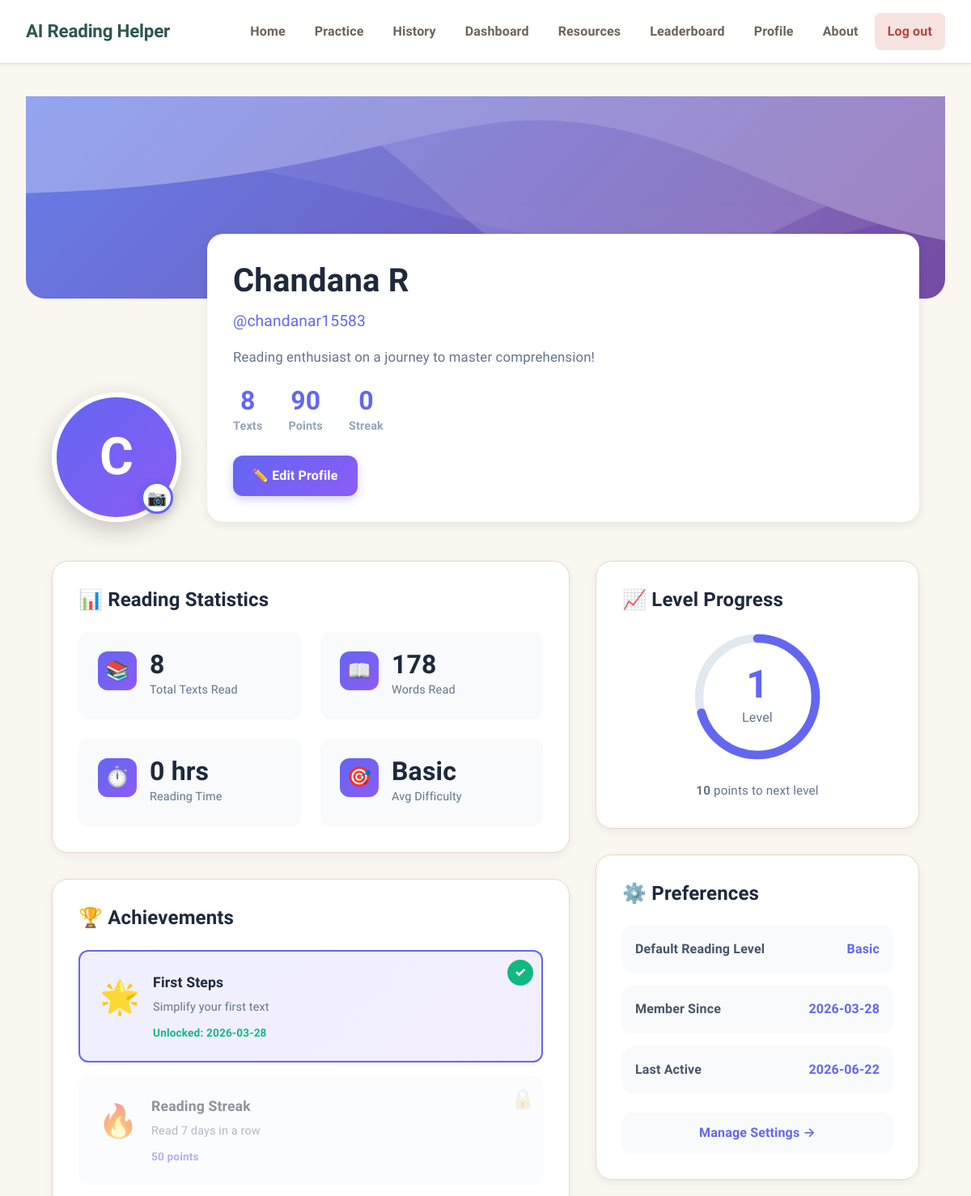
/profile (signed in, upper part), run on an earlier commit of the app's database.
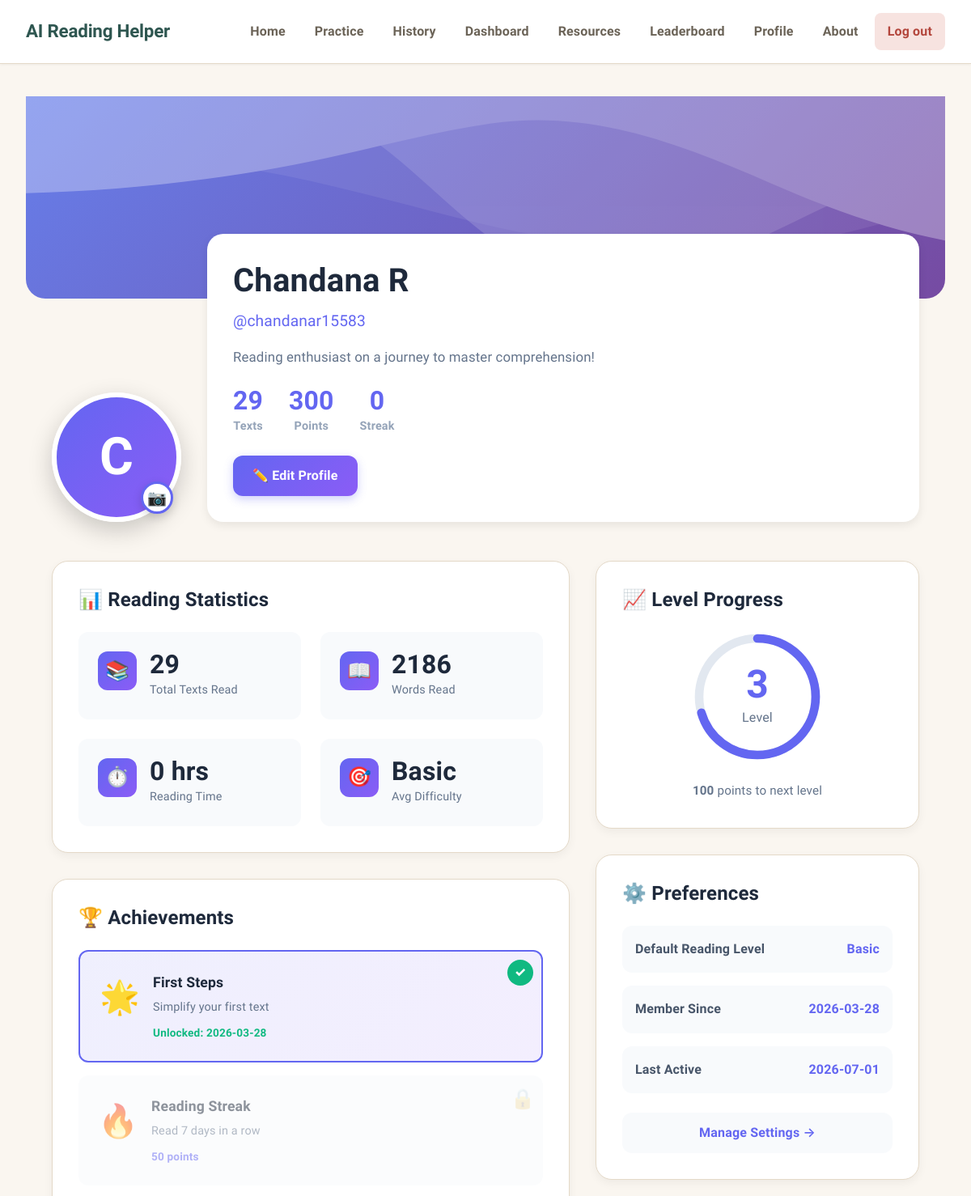
And on a later commit of the database.
### tables this page shows
CREATE TABLE users (
            id INTEGER PRIMARY KEY AUTOINCREMENT,
            username TEXT UNIQUE NOT NULL,
            email TEXT UNIQUE NOT NULL,
            password TEXT NOT NULL,
            full_name TEXT,
            created_at TIMESTAMP DEFAULT CURRENT_TIMESTAMP,
            last_login TIMESTAMP,
            avatar TEXT DEFAULT 'default.png',
            bio TEXT,
            reading_level TEXT DEFAULT 'basic',
            total_texts_simplified INTEGER DEFAULT 0,
            total_reading_time INTEGER DEFAULT 0,
            streak_days INTEGER DEFAULT 0,
            points INTEGER DEFAULT 0,
            badges TEXT DEFAULT '[]'
        );

### app.py (the view)
@app.route('/profile')
@login_required
def profile():
    user = get_user_by_id(session['user_id'])
    total_history = get_user_history(session['user_id'], limit=1000)
    total_words = sum(item.get('words_count', 0) for item in total_history)
    avg_difficulty = calculate_avg_difficulty(total_history)
    achievements = get_user_achievements(session['user_id'])
    return render_template('profile.html',
                         user=user,
                         total_words=total_words,
                         avg_difficulty=avg_difficulty,
                         achievements=achievements)

### app.py (called while the page is built)
def login_required(f):
    @wraps(f)
    def decorated_function(*args, **kwargs):
        if 'user_id' not in session:
            flash('Please log in to access this page.', 'warning')
            return redirect(url_for('login'))
        return f(*args, **kwargs)
    return decorated_function

@app.context_processor
def inject_user():
    user = None
    if 'user_id' in session:
        user = get_user_by_id(session['user_id'])
    return dict(current_user=user)

def get_user_achievements(user_id):
    conn = get_db()
    cursor = conn.cursor()
    cursor.execute('''
        SELECT a.*, ua.unlocked_at
        FROM achievements a
        LEFT JOIN user_achievements ua ON a.id = ua.achievement_id AND ua.user_id = ?
    ''', (user_id,))
    achievements = cursor.fetchall()
    conn.close()
    return [dict(a) for a in achievements]

### database.py (called while the page is built)
def get_db():
    conn = sqlite3.connect(DATABASE)
    conn.row_factory = sqlite3.Row
    return conn

def get_user_by_id(user_id):
    conn = get_db()
    cursor = conn.cursor()
    cursor.execute('SELECT * FROM users WHERE id = ?', (user_id,))
    user = cursor.fetchone()
    conn.close()
    return dict(user) if user else None

### templates/profile.html (shortened to what the changed rows need)
{% extends "base.html" %}
{% block content %}
<div class="profile-container">
  <div class="profile-header">
    <div class="profile-info">
      <div class="avatar-section">
        <div class="avatar">
          {{ current_user.full_name[0].upper() }}
        </div>
        <button class="edit-avatar-btn">📷</button>
      </div>
      <div class="user-details">
        <h1 class="user-name">{{ current_user.full_name }}</h1>
        <p class="user-username">@{{ current_user.username }}</p>
        <p class="user-bio">{{ current_user.bio or "Reading enthusiast on a journey to master comprehension!" }}</p>
        <div class="user-stats-inline">
          <div class="stat-inline">
            <span class="stat-value">{{ current_user.total_texts_simplified }}</span>
            <span class="stat-label">Texts</span>
          </div>
          <div class="stat-inline">
            <span class="stat-value">{{ current_user.points }}</span>
            <span class="stat-label">Points</span>
          </div>
          <div class="stat-inline">
            <span class="stat-value">{{ current_user.streak_days }}</span>
            <span class="stat-label">Streak</span>
          </div>
        </div>
        <a href="{{ url_for('edit_profile') }}" class="edit-profile-btn">✏️ Edit Profile</a>
      </div>
    </div>
  </div>
  <div class="profile-grid">
    <div class="profile-main">
      <div class="card stats-card">
        <div class="stats-grid-profile">
          <div class="stat-item-profile">
            <div class="stat-content-profile">
              <div class="stat-number">{{ current_user.total_texts_simplified }}</div>
              <div class="stat-description">Total Texts Read</div>
            </div>
          </div>
          <div class="stat-item-profile">
            <div class="stat-content-profile">
              <div class="stat-number">{{ total_words }}</div>
              <div class="stat-description">Words Read</div>
            </div>
          </div>
          <div class="stat-item-profile">
            <div class="stat-content-profile">
              <div class="stat-number">{{ (current_user.total_reading_time / 60)|round|int }} hrs</div>
              <div class="stat-description">Reading Time</div>
            </div>
          </div>
        </div>
      </div>
    </div>
    <div class="profile-sidebar">
      <div class="card level-card">
        <div class="level-progress">
          <div class="level-circle">
            <svg viewBox="0 0 120 120">
              <circle cx="60" cy="60" r="54" fill="none" stroke="#e2e8f0" stroke-width="8"/>
              <circle cx="60" cy="60" r="54" fill="none" stroke="#6366f1" stroke-width="8"
                      stroke-dasharray="339" stroke-dashoffset="100" stroke-linecap="round"
                      transform="rotate(-90 60 60)"/>
            </svg>
            <div class="level-text">
              <div class="level-number">{{ (current_user.points / 100)|round|int }}</div>
              <div class="level-label">Level</div>
            </div>
          </div>
          <p class="level-description">
            <strong>{{ 100 - (current_user.points % 100) }}</strong> points to next level
          </p>
        </div>
      </div>
      <div class="card settings-card">
        <div class="settings-list">
          <div class="setting-item">
            <div class="setting-label">Default Reading Level</div>
            <div class="setting-value">{{ current_user.reading_level|capitalize }}</div>
          </div>
          <div class="setting-item">
            <div class="setting-label">Member Since</div>
            <div class="setting-value">{{ current_user.created_at[:10] }}</div>
          </div>
          <div class="setting-item">
            <div class="setting-label">Last Active</div>
            <div class="setting-value">{{ current_user.last_login[:10] if current_user.last_login else 'Today' }}</div>
          </div>
        </div>
      </div>
    </div>
  </div>
</div>
{% endblock %}

What changed in the data, as far as the page shows it:
changed users "Chandana R": total_texts_simplified "8" → "29"; points "90" → "300"; (current_user.points/100)|round|int "1" → "3"; 100-(current_user.points%100) "10" → "100"; last_login "2026-06-22" → "2026-07-01"
Also different on the page:
{{ total_words }}: "178" → "2186"
